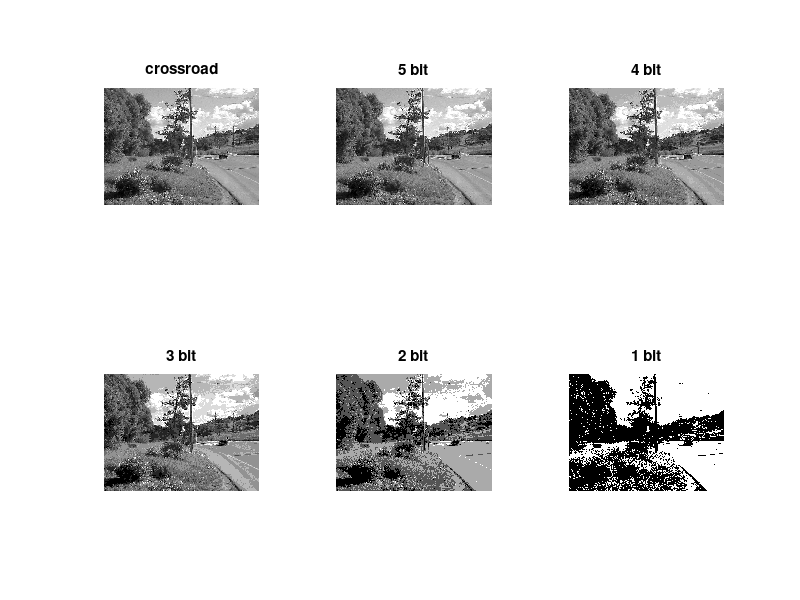

The MATLAB script that drew this image:
% importing the .dat file
I = fopen('crossroad.dat');
% converting the .dat file to matlab readable image format
I = fread(I,[580,435]);
% rotating the image to get a nice view
I = imrotate(I,270);
% displaying the image
subplot(2,3,1),imshow(mat2gray(I)),title('crossroad'); 
% applying 5 bit data for each pixel
I5 = floor(I/8);
subplot(2,3,2),imshow(mat2gray(I5)),title('5 bit');
% applying 4 bit data for each pixel
I4 = floor(I/16);
subplot(2,3,3),imshow(mat2gray(I4)),title('4 bit');
% applying 3 bit data for each pixel
I3 = floor(I/32);
subplot(2,3,4),imshow(mat2gray(I3)),title('3 bit');
% applying 2 bit data for each pixel
I2 = floor(I/64);
subplot(2,3,5),imshow(mat2gray(I2)),title('2 bit');
% applying 1 bit data for each pixel
I1 = floor(I/128);
subplot(2,3,6),imshow(mat2gray(I1)),title('1 bit');
